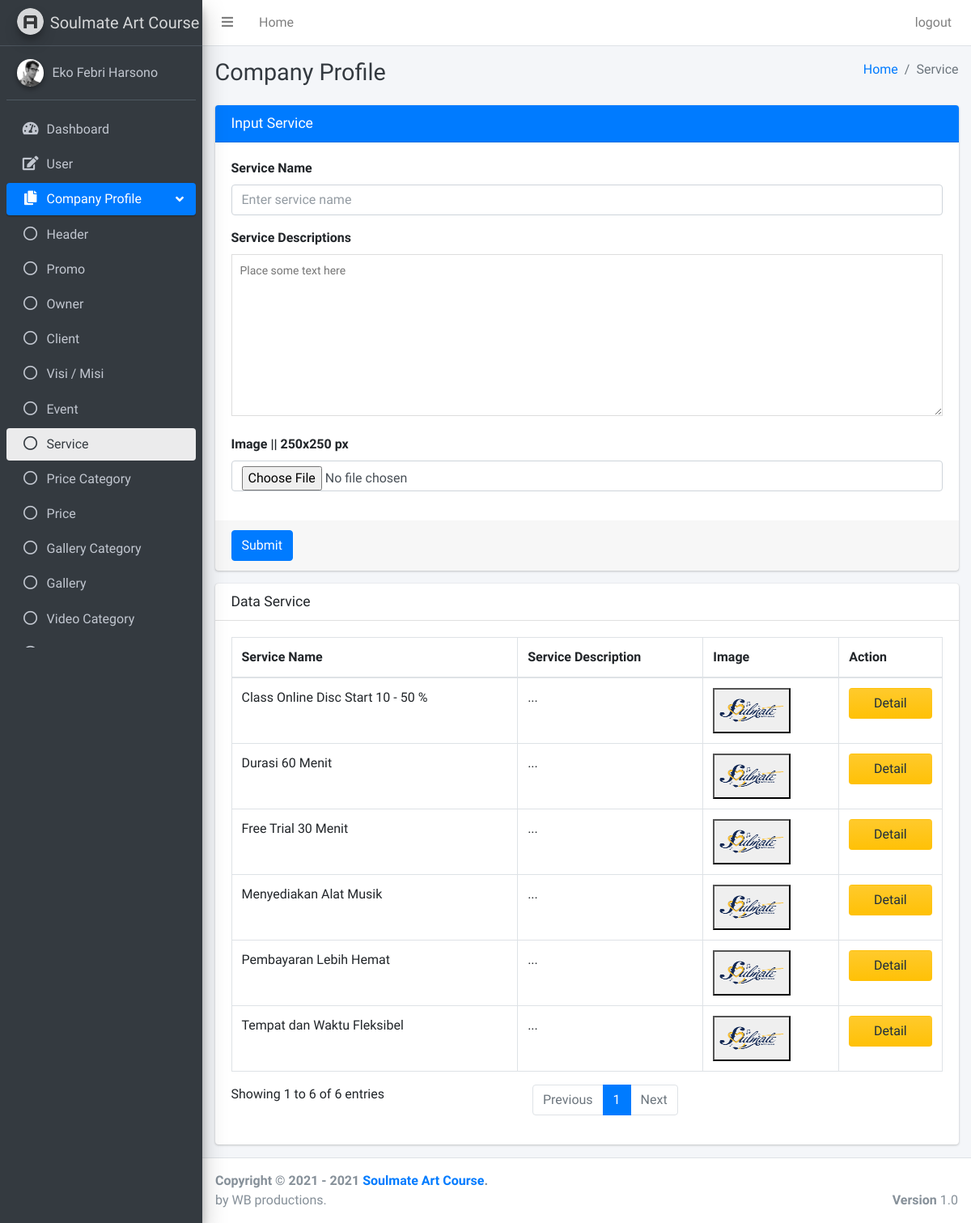
/pages/companyProfile/service.php (signed in), run on the app's committed database.
### tables this page shows
CREATE TABLE `service` (
  `id_service` int(11) NOT NULL,
  `service_name` varchar(50) NOT NULL,
  `service_descriptions` text NOT NULL,
  `image` text NOT NULL
);

### php/format.php (called while the page is built, shortened)
<?php
function formatText50($text, $num_char = 50){
    return substr($text, 0, $num_char) . '...';
  }
?>

### pages/companyProfile/service.php (the view, shortened to what this page needs)
<?php
if ($_SESSION["id"] == null || $_SESSION["id"] == "") {
    header('Location: ../../login.php?status=4');
} else {
    include '../../php/format.php';
    $conn = OpenCon(); ?>
    <!DOCTYPE html>
    <html>
    <head>
        <link rel="stylesheet" href="../../plugins/fontawesome-free/css/all.min.css">
        <link rel="stylesheet" href="https://code.ionicframework.com/ionicons/2.0.1/css/ionicons.min.css">
        <link rel="stylesheet" href="../../plugins/sweetalert2-theme-bootstrap-4/bootstrap-4.min.css">
        <link rel="stylesheet" href="../../plugins/toastr/toastr.min.css">
        <link rel="stylesheet" href="../../dist/css/adminlte.min.css">
        <link rel="stylesheet" href="../../plugins/summernote/summernote-bs4.css">
    </head>
    <body class="hold-transition sidebar-mini layout-fixed">
        <div class="wrapper">
            <?php include '../dashboard/navbar.php'; ?>
            <?php include '../sidebar/sidebarService.php'; ?>
            <div class="content-wrapper">
                <div class="content-header">
                    <div class="container-fluid">
                        <div class="row mb-2">
                            <div class="col-sm-6">
                                <h1 class="m-0 text-dark">Company Profile</h1>
                            </div>
                            <div class="col-sm-6">
                                <ol class="breadcrumb float-sm-right">
                                    <li class="breadcrumb-item"><a href="#">Home</a></li>
                                    <li class="breadcrumb-item active">Service</li>
                                </ol>
                            </div>
                        </div>
                    </div>
                </div>
                <section class="content">
                    <div class="container-fluid">
                        <div class="row">
                            <div class="col-md-12">
                                <div class="card card-primary">
                                    <div class="card-header">
                                        <h3 class="card-title">Input Service</h3>
                                    </div>
                                    <form role="form" enctype="multipart/form-data" method="POST" action="../../php/companyProfile/serviceActions.php">
                                        <div class="card-body">
                                            <div class="form-group">
                                                <label for="exampleInputEmail1">Service Name</label>
                                                <input type="text" class="form-control" name="service_name" placeholder="Enter service name">
                                            </div>
                                            <div class="mb-3">
                                                <label for="exampleInputEmail1">Service Descriptions</label>
                                                <textarea class="textarea" name="service_descriptions" placeholder="Place some text here" style="width: 100%; height: 200px; font-size: 14px; line-height: 18px; border: 1px solid #dddddd; padding: 10px;"></textarea>
                                            </div>
                                            <div class="form-group">
                                                <label for="exampleInputEmail1">Image || 250x250 px</label>
                                                <input type="file" class="form-control" name="image">
                                            </div>
                                        </div>
                                        <div class="card-footer">
                                            <button type="submit" class="btn btn-primary" name="submitInsertService">Submit</button>
                                        </div>
                                    </form>
                                </div>
                            </div>
                            <div class="col-md-12">
                                <div class="card">
                                    <div class="card-header">
                                        <h3 class="card-title">Data Service</h3>
                                    </div>
                                    <div class="card-body">
                                        <?php
                                        $sql = "SELECT * FROM `service`";
                                        $res = mysqli_query($conn, $sql);
                                        ?>
                                        <table id="example2" class="table table-bordered table-hover">
                                            <thead>
                                                <tr>
                                                    <th>Service Name</th>
                                                    <th>Service Description</th>
                                                    <th>Image</th>
                                                    <th>Action</th>
                                                </tr>
                                            </thead>
                                            <tbody>
                                                <?php while ($row = mysqli_fetch_array($res)) { ?>
                                                    <tr>
                                                        <td><?php echo $row['service_name']; ?></td>
                                                        <td><?php echo formatText50($row['service_descriptions']); ?></td>
                                                        <td>
                                                            <button data-toggle="modal" data-target="#a<?php echo $row['id_service']; ?>">
                                                                <img style="width:80px;height:50px;" src="<?php echo $row['image']; ?>" alt="">
                                                            </button>
                                                        <td>
                                                            <button class="btn btn-block bg-gradient-warning" name="detail" data-toggle="modal" data-target="#b<?php echo $row['id_service']; ?>">Detail</button>
                                                        </td>
                                                    </tr>
                                                <?php } ?>
                                            </tbody>
                                        </table>
                                    </div>
                                </div>
                            </div>
                        </div>
                </section>
            </div>
            <?php include '../dashboard/footer.php'; ?>
        </div>
    </body>
    </html>
<?php } ?>

### data on the page
service: service_name "Durasi 60 Menit", service_descriptions "...", image (placeholder picture)
service: service_name "Tempat dan Waktu Fleksibel", service_descriptions "...", image (placeholder picture)
service: service_name "Pembayaran Lebih Hemat", service_descriptions "...", image (placeholder picture)
service: service_name "Free Trial 30 Menit", service_descriptions "...", image (placeholder picture)
service: service_name "Class Online Disc Start 10 - 50 %", service_descriptions "...", image (placeholder picture)
service: service_name "Menyediakan Alat Musik", service_descriptions "...", image (placeholder picture)

### other printed values
$_SESSION["user_name"] "Eko Febri Harsono"
